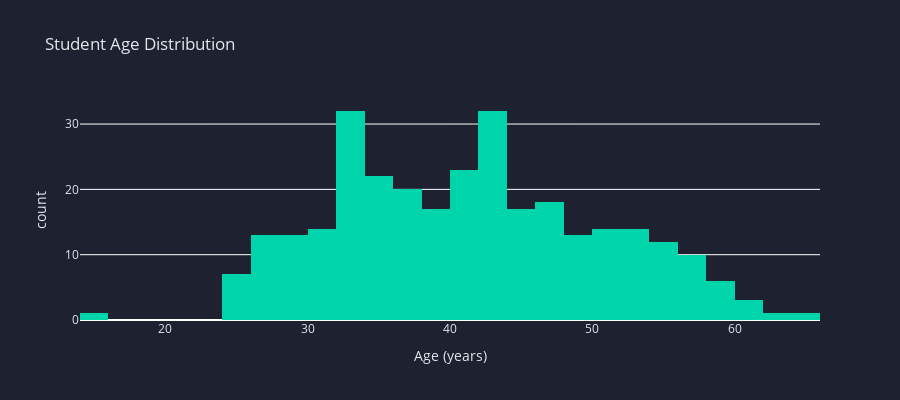

This figure's notebook cell:
### Markdown cell above
---
# 📊 SECTION 1: DEMOGRAPHICS EXPLORATION
Understanding who our students are

### Code cell
# CHART 1: Age Distribution
fig = px.histogram(
    df_profiles.dropna(subset=['AGE']),
    x='AGE',
    nbins=30,
    title='Student Age Distribution',
    labels={'AGE': 'Age (years)', 'count': 'Number of Students'},
    color_discrete_sequence=['#00d4aa']
)

fig.update_layout(
    plot_bgcolor=COLORS['bg'],
    paper_bgcolor=COLORS['bg'],
    font=dict(color=COLORS['text']),
    height=400
)

fig.show()
print("💡 INSIGHT: What's the typical student age? Are there distinct age groups?")

### Figure 1 — Plotly figure (JSON) as saved in the notebook; plotly's stock layout.template omitted (floating-point values rounded to 4 significant figures; data arrays with more than 128 entries replaced by an {"elided": "..."} marker saying what was removed)
{"data": [{"bingroup": "x", "hovertemplate": "Age (years)=%{x}<br>count=%{y}<extra></extra>", "legendgroup": "", "marker": {"color": "#00d4aa", "pattern": {"shape": ""}}, "name": "", "nbinsx": 30, "orientation": "v", "showlegend": false, "type": "histogram", "x": {"elided": "303 float values"}, "xaxis": "x", "yaxis": "y"}], "layout": {"barmode": "relative", "font": {"color": "#e4e6eb"}, "height": 400, "legend": {"tracegroupgap": 0}, "paper_bgcolor": "#1e2130", "plot_bgcolor": "#1e2130", "title": {"text": "Student Age Distribution"}, "xaxis": {"anchor": "y", "domain": [0, 1], "title": {"text": "Age (years)"}}, "yaxis": {"anchor": "x", "domain": [0, 1], "title": {"text": "count"}}}}
